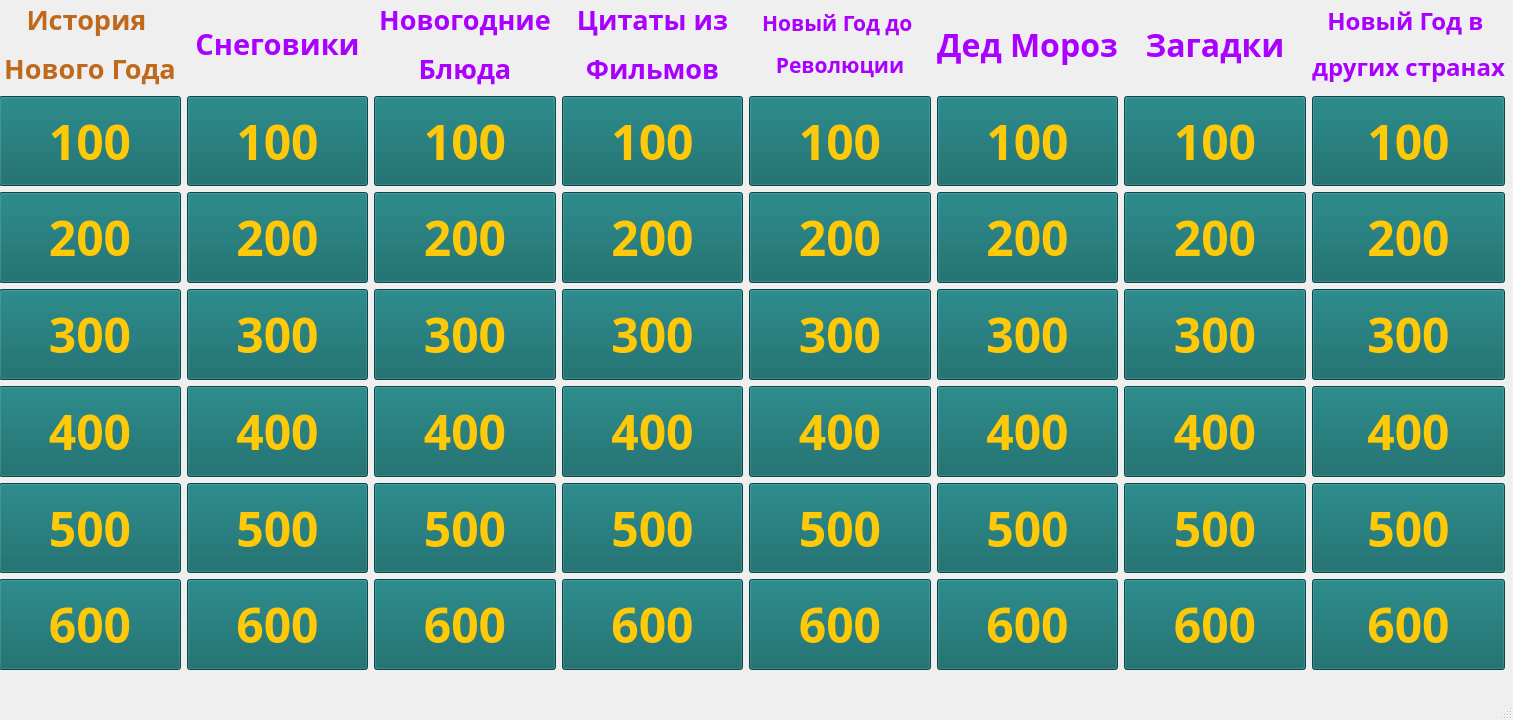
<?xml version="1.0" encoding="UTF-8"?>
<ui version="4.0">
 <class>MainWindow</class>
 <widget class="QMainWindow" name="MainWindow">
  <property name="enabled">
   <bool>true</bool>
  </property>
  <property name="geometry">
   <rect>
    <x>0</x>
    <y>0</y>
    <width>1513</width>
    <height>720</height>
   </rect>
  </property>
  <property name="windowTitle">
   <string>MainWindow</string>
  </property>
  <property name="styleSheet">
   <string notr="true">QPushButton{background-color: rgb(10,100,100);color: rgb(255, 201, 8);selection-color: rgb(45, 255, 8);}
</string>
  </property>
  <widget class="QWidget" name="centralwidget">
   <widget class="QWidget" name="horizontalLayoutWidget">
    <property name="geometry">
     <rect>
      <x>-1</x>
      <y>-1</y>
      <width>1506</width>
      <height>671</height>
     </rect>
    </property>
    <layout class="QHBoxLayout" name="horizontalLayout">
     <item>
      <layout class="QVBoxLayout" name="verticalLayout">
       <item>
        <widget class="QLabel" name="label">
         <property name="sizePolicy">
          <sizepolicy hsizetype="Preferred" vsizetype="Expanding">
           <horstretch>0</horstretch>
           <verstretch>0</verstretch>
          </sizepolicy>
         </property>
         <property name="font">
          <font>
           <family>Segoe UI Black</family>
           <pointsize>24</pointsize>
           <weight>75</weight>
           <bold>true</bold>
          </font>
         </property>
         <property name="text">
          <string>&lt;html&gt;&lt;head/&gt;&lt;body&gt;&lt;p align=&quot;center&quot;&gt;&lt;span style=&quot; font-size:20pt; color:#bf691d;&quot;&gt;История &lt;/span&gt;&lt;/p&gt;&lt;p align=&quot;center&quot;&gt;&lt;span style=&quot; font-size:20pt; color:#bf691d;&quot;&gt;Нового Года&lt;/span&gt;&lt;/p&gt;&lt;/body&gt;&lt;/html&gt;</string>
         </property>
        </widget>
       </item>
       <item>
        <widget class="QPushButton" name="pushButton_5">
         <property name="sizePolicy">
          <sizepolicy hsizetype="Minimum" vsizetype="Expanding">
           <horstretch>0</horstretch>
           <verstretch>0</verstretch>
          </sizepolicy>
         </property>
         <property name="font">
          <font>
           <family>Segoe UI Black</family>
           <pointsize>36</pointsize>
           <weight>75</weight>
           <bold>true</bold>
          </font>
         </property>
         <property name="text">
          <string>100</string>
         </property>
         <attribute name="buttonGroup">
          <string notr="true">buttonGroup</string>
         </attribute>
        </widget>
       </item>
       <item>
        <widget class="QPushButton" name="pushButton_4">
         <property name="sizePolicy">
          <sizepolicy hsizetype="Minimum" vsizetype="Expanding">
           <horstretch>0</horstretch>
           <verstretch>0</verstretch>
          </sizepolicy>
         </property>
         <property name="font">
          <font>
           <family>Segoe UI Black</family>
           <pointsize>36</pointsize>
           <weight>75</weight>
           <bold>true</bold>
          </font>
         </property>
         <property name="text">
          <string>200</string>
         </property>
         <attribute name="buttonGroup">
          <string notr="true">buttonGroup</string>
         </attribute>
        </widget>
       </item>
       <item>
        <widget class="QPushButton" name="pushButton_3">
         <property name="sizePolicy">
          <sizepolicy hsizetype="Minimum" vsizetype="Expanding">
           <horstretch>0</horstretch>
           <verstretch>0</verstretch>
          </sizepolicy>
         </property>
         <property name="font">
          <font>
           <family>Segoe UI Black</family>
           <pointsize>36</pointsize>
           <weight>75</weight>
           <bold>true</bold>
          </font>
         </property>
         <property name="text">
          <string>300</string>
         </property>
         <attribute name="buttonGroup">
          <string notr="true">buttonGroup</string>
         </attribute>
        </widget>
       </item>
       <item>
        <widget class="QPushButton" name="pushButton_2">
         <property name="sizePolicy">
          <sizepolicy hsizetype="Minimum" vsizetype="Expanding">
           <horstretch>0</horstretch>
           <verstretch>0</verstretch>
          </sizepolicy>
         </property>
         <property name="font">
          <font>
           <family>Segoe UI Black</family>
           <pointsize>36</pointsize>
           <weight>75</weight>
           <bold>true</bold>
          </font>
         </property>
         <property name="text">
          <string>400</string>
         </property>
         <attribute name="buttonGroup">
          <string notr="true">buttonGroup</string>
         </attribute>
        </widget>
       </item>
       <item>
        <widget class="QPushButton" name="pushButton_1">
         <property name="sizePolicy">
          <sizepolicy hsizetype="Minimum" vsizetype="Expanding">
           <horstretch>0</horstretch>
           <verstretch>0</verstretch>
          </sizepolicy>
         </property>
         <property name="font">
          <font>
           <family>Segoe UI Black</family>
           <pointsize>36</pointsize>
           <weight>75</weight>
           <bold>true</bold>
          </font>
         </property>
         <property name="text">
          <string>500</string>
         </property>
         <attribute name="buttonGroup">
          <string notr="true">buttonGroup</string>
         </attribute>
        </widget>
       </item>
       <item>
        <widget class="QPushButton" name="pushButton_0">
         <property name="sizePolicy">
          <sizepolicy hsizetype="Minimum" vsizetype="Expanding">
           <horstretch>0</horstretch>
           <verstretch>0</verstretch>
          </sizepolicy>
         </property>
         <property name="font">
          <font>
           <family>Segoe UI Black</family>
           <pointsize>36</pointsize>
           <weight>75</weight>
           <bold>true</bold>
          </font>
         </property>
         <property name="text">
          <string>600</string>
         </property>
         <attribute name="buttonGroup">
          <string notr="true">buttonGroup</string>
         </attribute>
        </widget>
       </item>
      </layout>
     </item>
     <item>
      <layout class="QVBoxLayout" name="verticalLayout_6">
       <item>
        <widget class="QLabel" name="label_6">
         <property name="sizePolicy">
          <sizepolicy hsizetype="Preferred" vsizetype="Expanding">
           <horstretch>0</horstretch>
           <verstretch>0</verstretch>
          </sizepolicy>
         </property>
         <property name="font">
          <font>
           <family>Segoe UI Black</family>
           <pointsize>24</pointsize>
           <weight>75</weight>
           <bold>true</bold>
          </font>
         </property>
         <property name="text">
          <string>&lt;html&gt;&lt;head/&gt;&lt;body&gt;&lt;p align=&quot;center&quot;&gt;&lt;span style=&quot; font-size:22pt; color:#aa00ff;&quot;&gt;Снеговики&lt;/span&gt;&lt;/p&gt;&lt;/body&gt;&lt;/html&gt;</string>
         </property>
        </widget>
       </item>
       <item>
        <widget class="QPushButton" name="pushButton_10">
         <property name="sizePolicy">
          <sizepolicy hsizetype="Minimum" vsizetype="Expanding">
           <horstretch>0</horstretch>
           <verstretch>0</verstretch>
          </sizepolicy>
         </property>
         <property name="font">
          <font>
           <family>Segoe UI Black</family>
           <pointsize>36</pointsize>
           <weight>75</weight>
           <bold>true</bold>
          </font>
         </property>
         <property name="text">
          <string>100</string>
         </property>
         <attribute name="buttonGroup">
          <string notr="true">buttonGroup</string>
         </attribute>
        </widget>
       </item>
       <item>
        <widget class="QPushButton" name="pushButton_11">
         <property name="sizePolicy">
          <sizepolicy hsizetype="Minimum" vsizetype="Expanding">
           <horstretch>0</horstretch>
           <verstretch>0</verstretch>
          </sizepolicy>
         </property>
         <property name="font">
          <font>
           <family>Segoe UI Black</family>
           <pointsize>36</pointsize>
           <weight>75</weight>
           <bold>true</bold>
          </font>
         </property>
         <property name="text">
          <string>200</string>
         </property>
         <attribute name="buttonGroup">
          <string notr="true">buttonGroup</string>
         </attribute>
        </widget>
       </item>
       <item>
        <widget class="QPushButton" name="pushButton_12">
         <property name="sizePolicy">
          <sizepolicy hsizetype="Minimum" vsizetype="Expanding">
           <horstretch>0</horstretch>
           <verstretch>0</verstretch>
          </sizepolicy>
         </property>
         <property name="font">
          <font>
           <family>Segoe UI Black</family>
           <pointsize>36</pointsize>
           <weight>75</weight>
           <bold>true</bold>
          </font>
         </property>
         <property name="text">
          <string>300</string>
         </property>
         <attribute name="buttonGroup">
          <string notr="true">buttonGroup</string>
         </attribute>
        </widget>
       </item>
       <item>
        <widget class="QPushButton" name="pushButton_13">
         <property name="sizePolicy">
          <sizepolicy hsizetype="Minimum" vsizetype="Expanding">
           <horstretch>0</horstretch>
           <verstretch>0</verstretch>
          </sizepolicy>
         </property>
         <property name="font">
          <font>
           <family>Segoe UI Black</family>
           <pointsize>36</pointsize>
           <weight>75</weight>
           <bold>true</bold>
          </font>
         </property>
         <property name="text">
          <string>400</string>
         </property>
         <attribute name="buttonGroup">
          <string notr="true">buttonGroup</string>
         </attribute>
        </widget>
       </item>
       <item>
        <widget class="QPushButton" name="pushButton_14">
         <property name="sizePolicy">
          <sizepolicy hsizetype="Minimum" vsizetype="Expanding">
           <horstretch>0</horstretch>
           <verstretch>0</verstretch>
          </sizepolicy>
         </property>
         <property name="font">
          <font>
           <family>Segoe UI Black</family>
           <pointsize>36</pointsize>
           <weight>75</weight>
           <bold>true</bold>
          </font>
         </property>
         <property name="text">
          <string>500</string>
         </property>
         <attribute name="buttonGroup">
          <string notr="true">buttonGroup</string>
         </attribute>
        </widget>
       </item>
       <item>
        <widget class="QPushButton" name="pushButton_15">
         <property name="sizePolicy">
          <sizepolicy hsizetype="Minimum" vsizetype="Expanding">
           <horstretch>0</horstretch>
           <verstretch>0</verstretch>
          </sizepolicy>
         </property>
         <property name="font">
          <font>
           <family>Segoe UI Black</family>
           <pointsize>36</pointsize>
           <weight>75</weight>
           <bold>true</bold>
          </font>
         </property>
         <property name="text">
          <string>600</string>
         </property>
         <attribute name="buttonGroup">
          <string notr="true">buttonGroup</string>
         </attribute>
        </widget>
       </item>
      </layout>
     </item>
     <item>
      <layout class="QVBoxLayout" name="verticalLayout_8">
       <item>
        <widget class="QLabel" name="label_8">
         <property name="sizePolicy">
          <sizepolicy hsizetype="Preferred" vsizetype="Expanding">
           <horstretch>0</horstretch>
           <verstretch>0</verstretch>
          </sizepolicy>
         </property>
         <property name="font">
          <font>
           <family>Segoe UI Black</family>
           <pointsize>24</pointsize>
           <weight>75</weight>
           <bold>true</bold>
          </font>
         </property>
         <property name="text">
          <string>&lt;html&gt;&lt;head/&gt;&lt;body&gt;&lt;p align=&quot;center&quot;&gt;&lt;span style=&quot; font-size:20pt; color:#aa00ff;&quot;&gt;Новогодние&lt;/span&gt;&lt;/p&gt;&lt;p align=&quot;center&quot;&gt;&lt;span style=&quot; font-size:20pt; color:#aa00ff;&quot;&gt;Блюда&lt;/span&gt;&lt;/p&gt;&lt;/body&gt;&lt;/html&gt;</string>
         </property>
        </widget>
       </item>
       <item>
        <widget class="QPushButton" name="pushButton_20">
         <property name="enabled">
          <bool>true</bool>
         </property>
         <property name="sizePolicy">
          <sizepolicy hsizetype="Minimum" vsizetype="Expanding">
           <horstretch>0</horstretch>
           <verstretch>0</verstretch>
          </sizepolicy>
         </property>
         <property name="font">
          <font>
           <family>Segoe UI Black</family>
           <pointsize>36</pointsize>
           <weight>75</weight>
           <bold>true</bold>
          </font>
         </property>
         <property name="text">
          <string>100</string>
         </property>
         <attribute name="buttonGroup">
          <string notr="true">buttonGroup</string>
         </attribute>
        </widget>
       </item>
       <item>
        <widget class="QPushButton" name="pushButton_21">
         <property name="sizePolicy">
          <sizepolicy hsizetype="Minimum" vsizetype="Expanding">
           <horstretch>0</horstretch>
           <verstretch>0</verstretch>
          </sizepolicy>
         </property>
         <property name="font">
          <font>
           <family>Segoe UI Black</family>
           <pointsize>36</pointsize>
           <weight>75</weight>
           <bold>true</bold>
          </font>
         </property>
         <property name="text">
          <string>200</string>
         </property>
         <attribute name="buttonGroup">
          <string notr="true">buttonGroup</string>
         </attribute>
        </widget>
       </item>
       <item>
        <widget class="QPushButton" name="pushButton_22">
         <property name="sizePolicy">
          <sizepolicy hsizetype="Minimum" vsizetype="Expanding">
           <horstretch>0</horstretch>
           <verstretch>0</verstretch>
          </sizepolicy>
         </property>
         <property name="font">
          <font>
           <family>Segoe UI Black</family>
           <pointsize>36</pointsize>
           <weight>75</weight>
           <bold>true</bold>
          </font>
         </property>
         <property name="text">
          <string>300</string>
         </property>
         <attribute name="buttonGroup">
          <string notr="true">buttonGroup</string>
         </attribute>
        </widget>
       </item>
       <item>
        <widget class="QPushButton" name="pushButton_23">
         <property name="sizePolicy">
          <sizepolicy hsizetype="Minimum" vsizetype="Expanding">
           <horstretch>0</horstretch>
           <verstretch>0</verstretch>
          </sizepolicy>
         </property>
         <property name="font">
          <font>
           <family>Segoe UI Black</family>
           <pointsize>36</pointsize>
           <weight>75</weight>
           <bold>true</bold>
          </font>
         </property>
         <property name="text">
          <string>400</string>
         </property>
         <attribute name="buttonGroup">
          <string notr="true">buttonGroup</string>
         </attribute>
        </widget>
       </item>
       <item>
        <widget class="QPushButton" name="pushButton_24">
         <property name="sizePolicy">
          <sizepolicy hsizetype="Minimum" vsizetype="Expanding">
           <horstretch>0</horstretch>
           <verstretch>0</verstretch>
          </sizepolicy>
         </property>
         <property name="font">
          <font>
           <family>Segoe UI Black</family>
           <pointsize>36</pointsize>
           <weight>75</weight>
           <bold>true</bold>
          </font>
         </property>
         <property name="text">
          <string>500</string>
         </property>
         <attribute name="buttonGroup">
          <string notr="true">buttonGroup</string>
         </attribute>
        </widget>
       </item>
       <item>
        <widget class="QPushButton" name="pushButton_25">
         <property name="sizePolicy">
          <sizepolicy hsizetype="Minimum" vsizetype="Expanding">
           <horstretch>0</horstretch>
           <verstretch>0</verstretch>
          </sizepolicy>
         </property>
         <property name="font">
          <font>
           <family>Segoe UI Black</family>
           <pointsize>36</pointsize>
           <weight>75</weight>
           <bold>true</bold>
          </font>
         </property>
         <property name="text">
          <string>600</string>
         </property>
         <attribute name="buttonGroup">
          <string notr="true">buttonGroup</string>
         </attribute>
        </widget>
       </item>
      </layout>
     </item>
     <item>
      <layout class="QVBoxLayout" name="verticalLayout_9">
       <item>
        <widget class="QLabel" name="label_9">
         <property name="sizePolicy">
          <sizepolicy hsizetype="Preferred" vsizetype="Expanding">
           <horstretch>0</horstretch>
           <verstretch>0</verstretch>
          </sizepolicy>
         </property>
         <property name="font">
          <font>
           <family>Segoe UI Black</family>
           <pointsize>24</pointsize>
           <weight>75</weight>
           <bold>true</bold>
          </font>
         </property>
         <property name="autoFillBackground">
          <bool>false</bool>
         </property>
         <property name="text">
          <string>&lt;html&gt;&lt;head/&gt;&lt;body&gt;&lt;p align=&quot;center&quot;&gt;&lt;span style=&quot; font-size:20pt; color:#aa00ff;&quot;&gt;Цитаты из&lt;/span&gt;&lt;/p&gt;&lt;p align=&quot;center&quot;&gt;&lt;span style=&quot; font-size:20pt; color:#aa00ff;&quot;&gt;Фильмов&lt;/span&gt;&lt;/p&gt;&lt;/body&gt;&lt;/html&gt;</string>
         </property>
         <property name="wordWrap">
          <bool>false</bool>
         </property>
        </widget>
       </item>
       <item>
        <widget class="QPushButton" name="pushButton_30">
         <property name="sizePolicy">
          <sizepolicy hsizetype="Minimum" vsizetype="Expanding">
           <horstretch>0</horstretch>
           <verstretch>0</verstretch>
          </sizepolicy>
         </property>
         <property name="font">
          <font>
           <family>Segoe UI Black</family>
           <pointsize>36</pointsize>
           <weight>75</weight>
           <bold>true</bold>
          </font>
         </property>
         <property name="text">
          <string>100</string>
         </property>
         <attribute name="buttonGroup">
          <string notr="true">buttonGroup</string>
         </attribute>
        </widget>
       </item>
       <item>
        <widget class="QPushButton" name="pushButton_31">
         <property name="sizePolicy">
          <sizepolicy hsizetype="Minimum" vsizetype="Expanding">
           <horstretch>0</horstretch>
           <verstretch>0</verstretch>
          </sizepolicy>
         </property>
         <property name="font">
          <font>
           <family>Segoe UI Black</family>
           <pointsize>36</pointsize>
           <weight>75</weight>
           <bold>true</bold>
          </font>
         </property>
         <property name="text">
          <string>200</string>
         </property>
         <attribute name="buttonGroup">
          <string notr="true">buttonGroup</string>
         </attribute>
        </widget>
       </item>
       <item>
        <widget class="QPushButton" name="pushButton_32">
         <property name="sizePolicy">
          <sizepolicy hsizetype="Minimum" vsizetype="Expanding">
           <horstretch>0</horstretch>
           <verstretch>0</verstretch>
          </sizepolicy>
         </property>
         <property name="font">
          <font>
           <family>Segoe UI Black</family>
           <pointsize>36</pointsize>
           <weight>75</weight>
           <bold>true</bold>
          </font>
         </property>
         <property name="text">
          <string>300</string>
         </property>
         <attribute name="buttonGroup">
          <string notr="true">buttonGroup</string>
         </attribute>
        </widget>
       </item>
       <item>
        <widget class="QPushButton" name="pushButton_33">
         <property name="sizePolicy">
          <sizepolicy hsizetype="Minimum" vsizetype="Expanding">
           <horstretch>0</horstretch>
           <verstretch>0</verstretch>
          </sizepolicy>
         </property>
         <property name="font">
          <font>
           <family>Segoe UI Black</family>
           <pointsize>36</pointsize>
           <weight>75</weight>
           <bold>true</bold>
          </font>
         </property>
         <property name="text">
          <string>400</string>
         </property>
         <attribute name="buttonGroup">
          <string notr="true">buttonGroup</string>
         </attribute>
        </widget>
       </item>
       <item>
        <widget class="QPushButton" name="pushButton_34">
         <property name="sizePolicy">
          <sizepolicy hsizetype="Minimum" vsizetype="Expanding">
           <horstretch>0</horstretch>
           <verstretch>0</verstretch>
          </sizepolicy>
         </property>
         <property name="font">
          <font>
           <family>Segoe UI Black</family>
           <pointsize>36</pointsize>
           <weight>75</weight>
           <bold>true</bold>
          </font>
         </property>
         <property name="text">
          <string>500</string>
         </property>
         <attribute name="buttonGroup">
          <string notr="true">buttonGroup</string>
         </attribute>
        </widget>
       </item>
       <item>
        <widget class="QPushButton" name="pushButton_35">
         <property name="sizePolicy">
          <sizepolicy hsizetype="Minimum" vsizetype="Expanding">
           <horstretch>0</horstretch>
           <verstretch>0</verstretch>
          </sizepolicy>
         </property>
         <property name="font">
          <font>
           <family>Segoe UI Black</family>
           <pointsize>36</pointsize>
           <weight>75</weight>
           <bold>true</bold>
          </font>
         </property>
         <property name="text">
          <string>600</string>
         </property>
         <attribute name="buttonGroup">
          <string notr="true">buttonGroup</string>
         </attribute>
        </widget>
       </item>
      </layout>
     </item>
     <item>
      <layout class="QVBoxLayout" name="verticalLayout_10">
       <item>
        <widget class="QLabel" name="label_10">
         <property name="sizePolicy">
          <sizepolicy hsizetype="Preferred" vsizetype="Expanding">
           <horstretch>0</horstretch>
           <verstretch>0</verstretch>
          </sizepolicy>
         </property>
         <property name="font">
          <font>
           <family>Segoe UI Black</family>
           <pointsize>24</pointsize>
           <weight>75</weight>
           <bold>true</bold>
          </font>
         </property>
         <property name="text">
          <string>&lt;html&gt;&lt;head/&gt;&lt;body&gt;&lt;p align=&quot;center&quot;&gt;&lt;span style=&quot; font-size:16pt; color:#aa00ff;&quot;&gt;Новый Год до &lt;/span&gt;&lt;/p&gt;&lt;p align=&quot;center&quot;&gt;&lt;span style=&quot; font-size:16pt; color:#aa00ff;&quot;&gt;Революции&lt;/span&gt;&lt;/p&gt;&lt;/body&gt;&lt;/html&gt;</string>
         </property>
        </widget>
       </item>
       <item>
        <widget class="QPushButton" name="pushButton_40">
         <property name="sizePolicy">
          <sizepolicy hsizetype="Minimum" vsizetype="Expanding">
           <horstretch>0</horstretch>
           <verstretch>0</verstretch>
          </sizepolicy>
         </property>
         <property name="font">
          <font>
           <family>Segoe UI Black</family>
           <pointsize>36</pointsize>
           <weight>75</weight>
           <bold>true</bold>
          </font>
         </property>
         <property name="text">
          <string>100</string>
         </property>
         <attribute name="buttonGroup">
          <string notr="true">buttonGroup</string>
         </attribute>
        </widget>
       </item>
       <item>
        <widget class="QPushButton" name="pushButton_41">
         <property name="sizePolicy">
          <sizepolicy hsizetype="Minimum" vsizetype="Expanding">
           <horstretch>0</horstretch>
           <verstretch>0</verstretch>
          </sizepolicy>
         </property>
         <property name="font">
          <font>
           <family>Segoe UI Black</family>
           <pointsize>36</pointsize>
           <weight>75</weight>
           <bold>true</bold>
          </font>
         </property>
         <property name="text">
          <string>200</string>
         </property>
         <attribute name="buttonGroup">
          <string notr="true">buttonGroup</string>
         </attribute>
        </widget>
       </item>
       <item>
        <widget class="QPushButton" name="pushButton_42">
         <property name="sizePolicy">
          <sizepolicy hsizetype="Minimum" vsizetype="Expanding">
           <horstretch>0</horstretch>
           <verstretch>0</verstretch>
          </sizepolicy>
         </property>
         <property name="font">
          <font>
           <family>Segoe UI Black</family>
           <pointsize>36</pointsize>
           <weight>75</weight>
           <bold>true</bold>
          </font>
         </property>
         <property name="text">
          <string>300</string>
         </property>
         <attribute name="buttonGroup">
          <string notr="true">buttonGroup</string>
         </attribute>
        </widget>
       </item>
       <item>
        <widget class="QPushButton" name="pushButton_43">
         <property name="sizePolicy">
          <sizepolicy hsizetype="Minimum" vsizetype="Expanding">
           <horstretch>0</horstretch>
           <verstretch>0</verstretch>
          </sizepolicy>
         </property>
         <property name="font">
          <font>
           <family>Segoe UI Black</family>
           <pointsize>36</pointsize>
           <weight>75</weight>
           <bold>true</bold>
          </font>
         </property>
         <property name="text">
          <string>400</string>
         </property>
         <attribute name="buttonGroup">
          <string notr="true">buttonGroup</string>
         </attribute>
        </widget>
       </item>
       <item>
        <widget class="QPushButton" name="pushButton_44">
         <property name="sizePolicy">
          <sizepolicy hsizetype="Minimum" vsizetype="Expanding">
           <horstretch>0</horstretch>
           <verstretch>0</verstretch>
          </sizepolicy>
         </property>
         <property name="font">
          <font>
           <family>Segoe UI Black</family>
           <pointsize>36</pointsize>
           <weight>75</weight>
           <bold>true</bold>
          </font>
         </property>
         <property name="text">
          <string>500</string>
         </property>
         <attribute name="buttonGroup">
          <string notr="true">buttonGroup</string>
         </attribute>
        </widget>
       </item>
       <item>
        <widget class="QPushButton" name="pushButton_45">
         <property name="sizePolicy">
          <sizepolicy hsizetype="Minimum" vsizetype="Expanding">
           <horstretch>0</horstretch>
           <verstretch>0</verstretch>
          </sizepolicy>
         </property>
         <property name="font">
          <font>
           <family>Segoe UI Black</family>
           <pointsize>36</pointsize>
           <weight>75</weight>
           <bold>true</bold>
          </font>
         </property>
         <property name="text">
          <string>600</string>
         </property>
         <attribute name="buttonGroup">
          <string notr="true">buttonGroup</string>
         </attribute>
        </widget>
       </item>
      </layout>
     </item>
     <item>
      <layout class="QVBoxLayout" name="verticalLayout_11">
       <item>
        <widget class="QLabel" name="label_11">
         <property name="sizePolicy">
          <sizepolicy hsizetype="Preferred" vsizetype="Expanding">
           <horstretch>0</horstretch>
           <verstretch>0</verstretch>
          </sizepolicy>
         </property>
         <property name="font">
          <font>
           <family>Segoe UI Black</family>
           <pointsize>24</pointsize>
           <weight>75</weight>
           <bold>true</bold>
          </font>
         </property>
         <property name="text">
          <string>&lt;html&gt;&lt;head/&gt;&lt;body&gt;&lt;p align=&quot;center&quot;&gt;&lt;span style=&quot; color:#aa00ff;&quot;&gt;Дед Мороз&lt;/span&gt;&lt;/p&gt;&lt;/body&gt;&lt;/html&gt;</string>
         </property>
        </widget>
       </item>
       <item>
        <widget class="QPushButton" name="pushButton_50">
         <property name="sizePolicy">
          <sizepolicy hsizetype="Minimum" vsizetype="Expanding">
           <horstretch>0</horstretch>
           <verstretch>0</verstretch>
          </sizepolicy>
         </property>
         <property name="font">
          <font>
           <family>Segoe UI Black</family>
           <pointsize>36</pointsize>
           <weight>75</weight>
           <bold>true</bold>
          </font>
         </property>
         <property name="text">
          <string>100</string>
         </property>
         <attribute name="buttonGroup">
          <string notr="true">buttonGroup</string>
         </attribute>
        </widget>
       </item>
       <item>
        <widget class="QPushButton" name="pushButton_51">
         <property name="sizePolicy">
          <sizepolicy hsizetype="Minimum" vsizetype="Expanding">
           <horstretch>0</horstretch>
           <verstretch>0</verstretch>
          </sizepolicy>
         </property>
         <property name="font">
          <font>
           <family>Segoe UI Black</family>
           <pointsize>36</pointsize>
           <weight>75</weight>
           <bold>true</bold>
          </font>
         </property>
         <property name="text">
          <string>200</string>
         </property>
         <attribute name="buttonGroup">
          <string notr="true">buttonGroup</string>
         </attribute>
        </widget>
       </item>
       <item>
        <widget class="QPushButton" name="pushButton_52">
         <property name="sizePolicy">
          <sizepolicy hsizetype="Minimum" vsizetype="Expanding">
           <horstretch>0</horstretch>
           <verstretch>0</verstretch>
          </sizepolicy>
         </property>
         <property name="font">
          <font>
           <family>Segoe UI Black</family>
           <pointsize>36</pointsize>
           <weight>75</weight>
           <bold>true</bold>
          </font>
         </property>
         <property name="text">
          <string>300</string>
         </property>
         <attribute name="buttonGroup">
          <string notr="true">buttonGroup</string>
         </attribute>
        </widget>
       </item>
       <item>
        <widget class="QPushButton" name="pushButton_53">
         <property name="sizePolicy">
          <sizepolicy hsizetype="Minimum" vsizetype="Expanding">
           <horstretch>0</horstretch>
           <verstretch>0</verstretch>
          </sizepolicy>
         </property>
         <property name="font">
          <font>
           <family>Segoe UI Black</family>
           <pointsize>36</pointsize>
           <weight>75</weight>
           <bold>true</bold>
          </font>
         </property>
         <property name="text">
          <string>400</string>
         </property>
         <attribute name="buttonGroup">
          <string notr="true">buttonGroup</string>
         </attribute>
        </widget>
       </item>
       <item>
        <widget class="QPushButton" name="pushButton_54">
         <property name="sizePolicy">
          <sizepolicy hsizetype="Minimum" vsizetype="Expanding">
           <horstretch>0</horstretch>
           <verstretch>0</verstretch>
          </sizepolicy>
         </property>
         <property name="font">
          <font>
           <family>Segoe UI Black</family>
           <pointsize>36</pointsize>
           <weight>75</weight>
           <bold>true</bold>
          </font>
         </property>
         <property name="text">
          <string>500</string>
         </property>
         <attribute name="buttonGroup">
          <string notr="true">buttonGroup</string>
         </attribute>
        </widget>
       </item>
       <item>
        <widget class="QPushButton" name="pushButton_55">
         <property name="sizePolicy">
          <sizepolicy hsizetype="Minimum" vsizetype="Expanding">
           <horstretch>0</horstretch>
           <verstretch>0</verstretch>
          </sizepolicy>
         </property>
         <property name="font">
          <font>
           <family>Segoe UI Black</family>
           <pointsize>36</pointsize>
           <weight>75</weight>
           <bold>true</bold>
          </font>
         </property>
         <property name="text">
          <string>600</string>
         </property>
         <attribute name="buttonGroup">
          <string notr="true">buttonGroup</string>
         </attribute>
        </widget>
       </item>
      </layout>
     </item>
     <item>
      <layout class="QVBoxLayout" name="verticalLayout_12">
       <item>
        <widget class="QLabel" name="label_12">
         <property name="sizePolicy">
          <sizepolicy hsizetype="Preferred" vsizetype="Expanding">
           <horstretch>0</horstretch>
           <verstretch>0</verstretch>
          </sizepolicy>
         </property>
         <property name="font">
          <font>
           <family>Segoe UI Black</family>
           <pointsize>24</pointsize>
           <weight>75</weight>
           <bold>true</bold>
          </font>
         </property>
         <property name="text">
          <string>&lt;html&gt;&lt;head/&gt;&lt;body&gt;&lt;p align=&quot;center&quot;&gt;&lt;span style=&quot; color:#aa00ff;&quot;&gt;Загадки&lt;/span&gt;&lt;/p&gt;&lt;/body&gt;&lt;/html&gt;</string>
         </property>
        </widget>
       </item>
       <item>
        <widget class="QPushButton" name="pushButton_60">
         <property name="sizePolicy">
          <sizepolicy hsizetype="Minimum" vsizetype="Expanding">
           <horstretch>0</horstretch>
           <verstretch>0</verstretch>
          </sizepolicy>
         </property>
         <property name="font">
          <font>
           <family>Segoe UI Black</family>
           <pointsize>36</pointsize>
           <weight>75</weight>
           <bold>true</bold>
          </font>
         </property>
         <property name="text">
          <string>100</string>
         </property>
         <attribute name="buttonGroup">
          <string notr="true">buttonGroup</string>
         </attribute>
        </widget>
       </item>
       <item>
        <widget class="QPushButton" name="pushButton_61">
         <property name="sizePolicy">
          <sizepolicy hsizetype="Minimum" vsizetype="Expanding">
           <horstretch>0</horstretch>
           <verstretch>0</verstretch>
          </sizepolicy>
         </property>
         <property name="font">
          <font>
           <family>Segoe UI Black</family>
           <pointsize>36</pointsize>
           <weight>75</weight>
           <bold>true</bold>
          </font>
         </property>
         <property name="text">
          <string>200</string>
         </property>
         <attribute name="buttonGroup">
          <string notr="true">buttonGroup</string>
         </attribute>
        </widget>
       </item>
       <item>
        <widget class="QPushButton" name="pushButton_62">
         <property name="sizePolicy">
          <sizepolicy hsizetype="Minimum" vsizetype="Expanding">
           <horstretch>0</horstretch>
           <verstretch>0</verstretch>
          </sizepolicy>
         </property>
         <property name="font">
          <font>
           <family>Segoe UI Black</family>
           <pointsize>36</pointsize>
           <weight>75</weight>
           <bold>true</bold>
          </font>
         </property>
         <property name="text">
          <string>300</string>
         </property>
         <attribute name="buttonGroup">
          <string notr="true">buttonGroup</string>
         </attribute>
        </widget>
       </item>
       <item>
        <widget class="QPushButton" name="pushButton_63">
         <property name="sizePolicy">
          <sizepolicy hsizetype="Minimum" vsizetype="Expanding">
           <horstretch>0</horstretch>
           <verstretch>0</verstretch>
          </sizepolicy>
         </property>
         <property name="font">
          <font>
           <family>Segoe UI Black</family>
           <pointsize>36</pointsize>
           <weight>75</weight>
           <bold>true</bold>
          </font>
         </property>
         <property name="text">
          <string>400</string>
         </property>
         <attribute name="buttonGroup">
          <string notr="true">buttonGroup</string>
         </attribute>
        </widget>
       </item>
       <item>
        <widget class="QPushButton" name="pushButton_64">
         <property name="sizePolicy">
          <sizepolicy hsizetype="Minimum" vsizetype="Expanding">
           <horstretch>0</horstretch>
           <verstretch>0</verstretch>
          </sizepolicy>
         </property>
         <property name="font">
          <font>
           <family>Segoe UI Black</family>
           <pointsize>36</pointsize>
           <weight>75</weight>
           <bold>true</bold>
          </font>
         </property>
         <property name="text">
          <string>500</string>
         </property>
         <attribute name="buttonGroup">
          <string notr="true">buttonGroup</string>
         </attribute>
        </widget>
       </item>
       <item>
        <widget class="QPushButton" name="pushButton_65">
         <property name="sizePolicy">
          <sizepolicy hsizetype="Minimum" vsizetype="Expanding">
           <horstretch>0</horstretch>
           <verstretch>0</verstretch>
          </sizepolicy>
         </property>
         <property name="font">
          <font>
           <family>Segoe UI Black</family>
           <pointsize>36</pointsize>
           <weight>75</weight>
           <bold>true</bold>
          </font>
         </property>
         <property name="text">
          <string>600</string>
         </property>
         <attribute name="buttonGroup">
          <string notr="true">buttonGroup</string>
         </attribute>
        </widget>
       </item>
      </layout>
     </item>
     <item>
      <layout class="QVBoxLayout" name="verticalLayout_13">
       <item>
        <widget class="QLabel" name="label_13">
         <property name="sizePolicy">
          <sizepolicy hsizetype="Preferred" vsizetype="Expanding">
           <horstretch>0</horstretch>
           <verstretch>0</verstretch>
          </sizepolicy>
         </property>
         <property name="font">
          <font>
           <family>Segoe UI Black</family>
           <pointsize>24</pointsize>
           <weight>75</weight>
           <bold>true</bold>
          </font>
         </property>
         <property name="text">
          <string>&lt;html&gt;&lt;head/&gt;&lt;body&gt;&lt;p align=&quot;center&quot;&gt;&lt;span style=&quot; font-size:18pt; color:#aa00ff;&quot;&gt;Новый Год в &lt;/span&gt;&lt;/p&gt;&lt;p align=&quot;center&quot;&gt;&lt;span style=&quot; font-size:18pt; color:#aa00ff;&quot;&gt;других странах&lt;/span&gt;&lt;/p&gt;&lt;/body&gt;&lt;/html&gt;</string>
         </property>
        </widget>
       </item>
       <item>
        <widget class="QPushButton" name="pushButton_70">
         <property name="sizePolicy">
          <sizepolicy hsizetype="Minimum" vsizetype="Expanding">
           <horstretch>0</horstretch>
           <verstretch>0</verstretch>
          </sizepolicy>
         </property>
         <property name="font">
          <font>
           <family>Segoe UI Black</family>
           <pointsize>36</pointsize>
           <weight>75</weight>
           <bold>true</bold>
          </font>
         </property>
         <property name="text">
          <string>100</string>
         </property>
         <attribute name="buttonGroup">
          <string notr="true">buttonGroup</string>
         </attribute>
        </widget>
       </item>
       <item>
        <widget class="QPushButton" name="pushButton_71">
         <property name="sizePolicy">
          <sizepolicy hsizetype="Minimum" vsizetype="Expanding">
           <horstretch>0</horstretch>
           <verstretch>0</verstretch>
          </sizepolicy>
         </property>
         <property name="font">
          <font>
           <family>Segoe UI Black</family>
           <pointsize>36</pointsize>
           <weight>75</weight>
           <bold>true</bold>
          </font>
         </property>
         <property name="text">
          <string>200</string>
         </property>
         <attribute name="buttonGroup">
          <string notr="true">buttonGroup</string>
         </attribute>
        </widget>
       </item>
       <item>
        <widget class="QPushButton" name="pushButton_72">
         <property name="sizePolicy">
          <sizepolicy hsizetype="Minimum" vsizetype="Expanding">
           <horstretch>0</horstretch>
           <verstretch>0</verstretch>
          </sizepolicy>
         </property>
         <property name="font">
          <font>
           <family>Segoe UI Black</family>
           <pointsize>36</pointsize>
           <weight>75</weight>
           <bold>true</bold>
          </font>
         </property>
         <property name="text">
          <string>300</string>
         </property>
         <attribute name="buttonGroup">
          <string notr="true">buttonGroup</string>
         </attribute>
        </widget>
       </item>
       <item>
        <widget class="QPushButton" name="pushButton_73">
         <property name="sizePolicy">
          <sizepolicy hsizetype="Minimum" vsizetype="Expanding">
           <horstretch>0</horstretch>
           <verstretch>0</verstretch>
          </sizepolicy>
         </property>
         <property name="font">
          <font>
           <family>Segoe UI Black</family>
           <pointsize>36</pointsize>
           <weight>75</weight>
           <bold>true</bold>
          </font>
         </property>
         <property name="text">
          <string>400</string>
         </property>
         <attribute name="buttonGroup">
          <string notr="true">buttonGroup</string>
         </attribute>
        </widget>
       </item>
       <item>
        <widget class="QPushButton" name="pushButton_74">
         <property name="sizePolicy">
          <sizepolicy hsizetype="Minimum" vsizetype="Expanding">
           <horstretch>0</horstretch>
           <verstretch>0</verstretch>
          </sizepolicy>
         </property>
         <property name="font">
          <font>
           <family>Segoe UI Black</family>
           <pointsize>36</pointsize>
           <weight>75</weight>
           <bold>true</bold>
          </font>
         </property>
         <property name="text">
          <string>500</string>
         </property>
         <attribute name="buttonGroup">
          <string notr="true">buttonGroup</string>
         </attribute>
        </widget>
       </item>
       <item>
        <widget class="QPushButton" name="pushButton_75">
         <property name="sizePolicy">
          <sizepolicy hsizetype="Minimum" vsizetype="Expanding">
           <horstretch>0</horstretch>
           <verstretch>0</verstretch>
          </sizepolicy>
         </property>
         <property name="font">
          <font>
           <family>Segoe UI Black</family>
           <pointsize>36</pointsize>
           <weight>75</weight>
           <bold>true</bold>
          </font>
         </property>
         <property name="text">
          <string>600</string>
         </property>
         <attribute name="buttonGroup">
          <string notr="true">buttonGroup</string>
         </attribute>
        </widget>
       </item>
      </layout>
     </item>
    </layout>
   </widget>
  </widget>
  <widget class="QMenuBar" name="menubar">
   <property name="geometry">
    <rect>
     <x>0</x>
     <y>0</y>
     <width>1513</width>
     <height>21</height>
    </rect>
   </property>
  </widget>
  <widget class="QStatusBar" name="statusbar"/>
 </widget>
 <resources/>
 <connections/>
 <buttongroups>
  <buttongroup name="buttonGroup"/>
 </buttongroups>
</ui>
